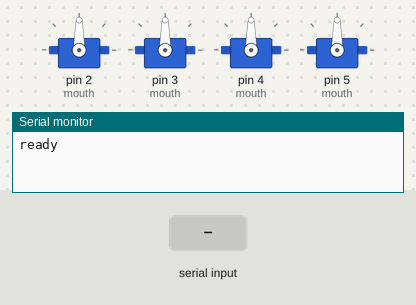
Simulated run of this sketch. Board: Arduino Mega 2560, built with avr-gcc and run on an emulated ATmega2560. On the bench: 4 × servo, the last lines printed to the serial monitor. The test bench sets the inputs (shaded band).

Above: at 1.2 s.
1.3 s: "H" received over Serial
At 2.7 s:
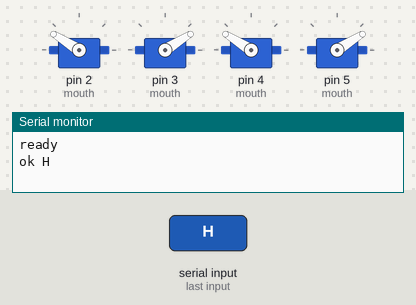
3.2 s: "S" received over Serial
At 4.1 s:
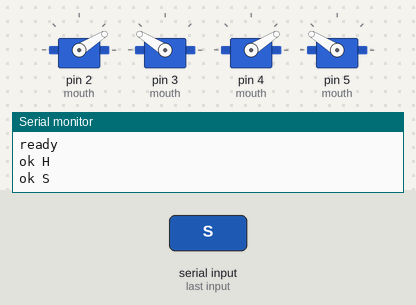
5.1 s: "A" received over Serial
At 5.8 s:
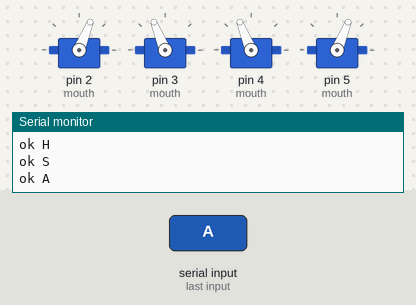
7.0 s: "P" received over Serial
At 7.6 s:
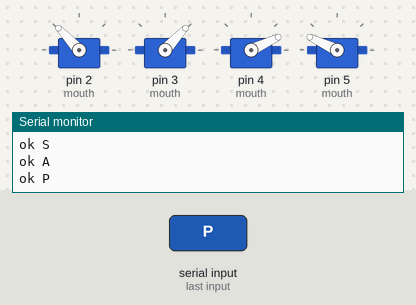
8.8 s: "H" received over Serial
At 8.97 s:
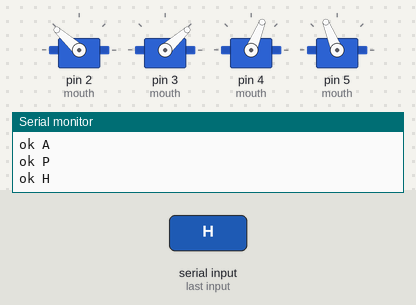
Timing chart, 0 to 11.7 s (numbered marks = the images above; inputs shaded):
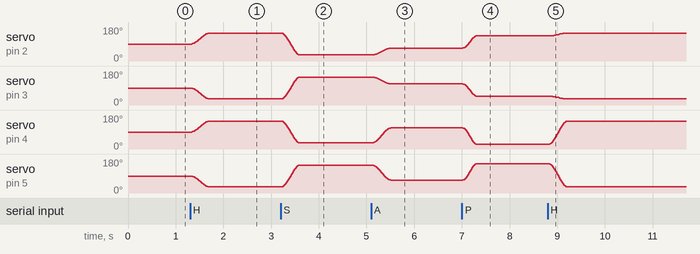

Measured:
- after the input at 1.3 s, servo on pin 2 (mouth), servo on pin 4 (mouth): moves from 90° to 148° over 0.37 s, starting at once; servo on pin 3 (mouth), servo on pin 5 (mouth): moves from 90° to 32° over 0.37 s, starting at once
- after the input at 3.2 s, servo on pin 2 (mouth), servo on pin 4 (mouth): moves from 148° to 32° over 0.39 s, starting at once; servo on pin 3 (mouth), servo on pin 5 (mouth): moves from 32° to 148° over 0.39 s, starting at once
- after the input at 5.1 s, servo on pin 2 (mouth): moves from 32° to 68° over 0.36 s, starting at once; servo on pin 3 (mouth): moves from 148° to 112° over 0.38 s, starting at once; servo on pin 4 (mouth): moves from 32° to 112° over 0.40 s, starting at once; servo on pin 5 (mouth): moves from 148° to 68° over 0.40 s, starting at once
- after the input at 7.0 s, servo on pin 2 (mouth): moves from 68° to 133° over 0.28 s, starting at once; servo on pin 3 (mouth): moves from 112° to 47° over 0.28 s, starting at once; servo on pin 4 (mouth): moves from 112° to 25° over 0.29 s, starting at once; servo on pin 5 (mouth): moves from 68° to 155° over 0.29 s, starting at once
- after the input at 8.8 s, servo on pin 2 (mouth): moves from 133° to 148° over 0.35 s, starting after 0.06 s; servo on pin 3 (mouth): moves from 47° to 32° over 0.35 s, starting after 0.06 s; servo on pin 4 (mouth): moves from 25° to 148° over 0.39 s, starting at once; servo on pin 5 (mouth): moves from 155° to 32° over 0.39 s, starting at once

The sketch:

mouth_servo_driver.ino
```cpp
/*
 * mouth_servo_driver.ino
 *
 * Arduino Mega 2560 driver for the 4-servo TPU-bar mouth, controlled over
 * serial by face_to_servo.py.
 *
 * Protocol (one char per line, newline-terminated):
 *     N = neutral   H = happy   S = sad   A = anger   P = surprise
 *
 * Wiring (default):
 *     Mouth servo UL (upper-left)   -> digital pin 2, signal
 *     Mouth servo UR (upper-right)  -> digital pin 3, signal
 *     Mouth servo LL (lower-left)   -> digital pin 4, signal
 *     Mouth servo LR (lower-right)  -> digital pin 5, signal
 *     All servo V+   -> external 5 V / 5 A supply (NOT Mega's 5V pin)
 *     All servo GND  -> supply GND AND Mega GND (common ground mandatory)
 *     1000 uF cap across the servo rail near the servos.
 *
 * Expects: face_to_servo.py sending at 115200 baud.
 */

#include <Servo.h>

// ===========================================================================
// Per-servo config.  Edit one row to change everything about that servo.
// ===========================================================================

struct MouthServo {
  uint8_t pin;      // Mega digital pin carrying the PWM signal
  int     center;   // microseconds at NEUTRAL (bar is flat)
  int     span;     // microseconds of max offset from center
  int8_t  dir;      // +1 or -1 -- flip if a servo moves the wrong way
  Servo   servo;
};

MouthServo mouth[4] = {
  { 2, 1500, 400, +1 },   // UL - upper left
  { 3, 1500, 400, -1 },   // UR - upper right
  { 4, 1500, 400, +1 },   // LL - lower left
  { 5, 1500, 400, -1 },   // LR - lower right
};
enum { UL = 0, UR = 1, LL = 2, LR = 3 };

// Safety clamp: never command outside this window regardless of math.
static const int PULSE_MIN = 1000;
static const int PULSE_MAX = 2000;

// ===========================================================================
// Expression keyframes.  Values are normalized -1.0 .. +1.0; the toPulse()
// function converts them to microseconds using each servo's own calibration.
// Convention:  +1.0 = that bar end rotates UP, -1.0 = that bar end rotates DOWN.
// ===========================================================================

struct Expression { float ul, ur, ll, lr; };

const Expression NEUTRAL   = {  0.0,  0.0,  0.0,  0.0 };  // both bars flat
const Expression HAPPY     = { +0.8, +0.8, +0.8, +0.8 };  // both bars bow up (smile)
const Expression SAD       = { -0.8, -0.8, -0.8, -0.8 };  // both bars bow down (frown)
const Expression ANGRY     = { -0.3, -0.3, +0.3, +0.3 };  // bars press together
const Expression SURPRISED = { +0.6, +0.6, -0.9, -0.9 };  // upper up, lower down (open O)

// ===========================================================================
// Non-blocking animator state
// ===========================================================================

Expression startPose     = NEUTRAL;
Expression targetPose    = NEUTRAL;
Expression currentPose   = NEUTRAL;
unsigned long animStart  = 0;
unsigned long animLen    = 400;
bool          animating  = false;

// ---- Conversion & write ----
int toPulse(int i, float norm) {
  if (norm >  1.0) norm =  1.0;
  if (norm < -1.0) norm = -1.0;
  int p = mouth[i].center + mouth[i].dir * (int)(norm * mouth[i].span);
  if (p < PULSE_MIN) p = PULSE_MIN;
  if (p > PULSE_MAX) p = PULSE_MAX;
  return p;
}

void writePose(const Expression& e) {
  mouth[UL].servo.writeMicroseconds(toPulse(UL, e.ul));
  mouth[UR].servo.writeMicroseconds(toPulse(UR, e.ur));
  mouth[LL].servo.writeMicroseconds(toPulse(LL, e.ll));
  mouth[LR].servo.writeMicroseconds(toPulse(LR, e.lr));
}

// ---- Smoothstep interpolation (ease in / out) ----
Expression lerpPose(const Expression& a, const Expression& b, float t) {
  if (t < 0) t = 0;
  if (t > 1) t = 1;
  float k = t * t * (3.0f - 2.0f * t);
  return {
    a.ul + (b.ul - a.ul) * k,
    a.ur + (b.ur - a.ur) * k,
    a.ll + (b.ll - a.ll) * k,
    a.lr + (b.lr - a.lr) * k,
  };
}

void startTransition(const Expression& target, unsigned long durationMs) {
  startPose   = currentPose;
  targetPose  = target;
  animStart   = millis();
  animLen     = durationMs;
  animating   = true;
}

// Called every loop iteration.  Advances the current pose a step closer to
// the target and writes it out.  Non-blocking -- no delay() involved.
void tickAnimation() {
  if (!animating) return;
  unsigned long elapsed = millis() - animStart;
  if (elapsed >= animLen) {
    currentPose = targetPose;
    animating   = false;
  } else {
    float t     = (float)elapsed / (float)animLen;
    currentPose = lerpPose(startPose, targetPose, t);
  }
  writePose(currentPose);
}

// ===========================================================================
// Command handling
// ===========================================================================

void handleCommand(char c) {
  switch (c) {
    case 'N': startTransition(NEUTRAL,   400); Serial.println("ok N"); break;
    case 'H': startTransition(HAPPY,     400); Serial.println("ok H"); break;
    case 'S': startTransition(SAD,       400); Serial.println("ok S"); break;
    case 'A': startTransition(ANGRY,     400); Serial.println("ok A"); break;
    case 'P': startTransition(SURPRISED, 300); Serial.println("ok P"); break;  // snappier
    default:
      Serial.print("?? unknown: ");
      Serial.println(c);
      break;
  }
}

// ===========================================================================
// Setup / main loop
// ===========================================================================

void setup() {
  for (int i = 0; i < 4; i++) {
    mouth[i].servo.attach(mouth[i].pin, PULSE_MIN, PULSE_MAX);
  }

  // Land on neutral immediately on power-up.
  writePose(NEUTRAL);
  currentPose = NEUTRAL;

  Serial.begin(115200);
  Serial.println("ready");
}

void loop() {
  // Parse one character at a time; ignore CR/LF.  We only act on A-Z.
  while (Serial.available()) {
    char c = Serial.read();
    if (c >= 'A' && c <= 'Z') {
      handleCommand(c);
    }
    // '\n', '\r', spaces, and other bytes are silently ignored.
  }

  tickAnimation();

  // 100 Hz tick is plenty for servos and leaves CPU free for future features
  // (brow and eyelid servos, sensors, etc.)
  delay(10);
}
```
